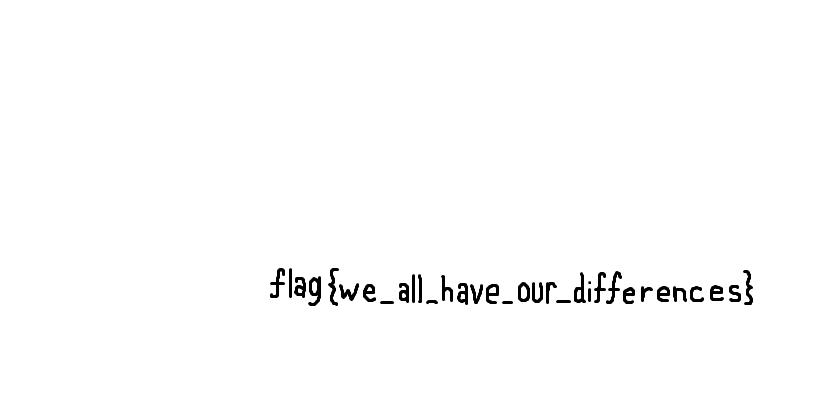
#> input picture problems/noisy/emptyflagged.png, 840 x 420 px
$ python gen.py   (Python 2 division)
#> lines starting #> are read from the running program, lines starting #| are printed output that depends on the picture
import Image, random

def randcol():
    return (random.randint(0, 255), random.randint(0, 255), random.randint(0, 255))

flag = Image.open('emptyflagged.png')
#> flag is the input picture: PIL image 840x420 RGB; min 0, max 255, mean 252.1
flag_pix = flag.load()
print flag.size
#| (840, 420)
out1 = Image.new('RGB', flag.size, 'white')
#> out1: PIL image 840x420 RGB; every value is 255
out1_pix = out1.load()
out2 = Image.new('RGB', flag.size, 'white')
out2_pix = out2.load()
wid = flag.size[0]
#> wid = 840
hei = flag.size[1]
#> hei = 420
for c in range(wid):
    for r in range(hei):
        toc = randcol()
        out1_pix[c,r] = toc
        if flag_pix[c,r] == (0, 0, 0):
            out2_pix[c,r] = toc
        else:
            out2_pix[c,r] = randcol()

out1.save('firstout.png')
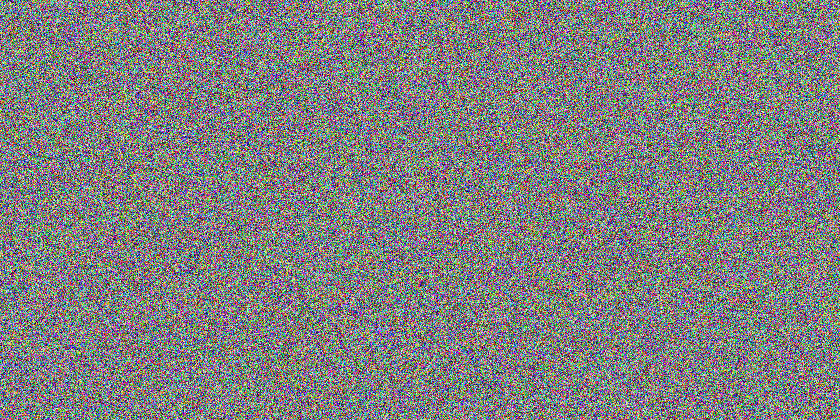
#> saved as firstout.png: PIL image 840x420 RGB; mean R, G, B 127.4, 127.4, 127.4
out2.save('secondout.png')
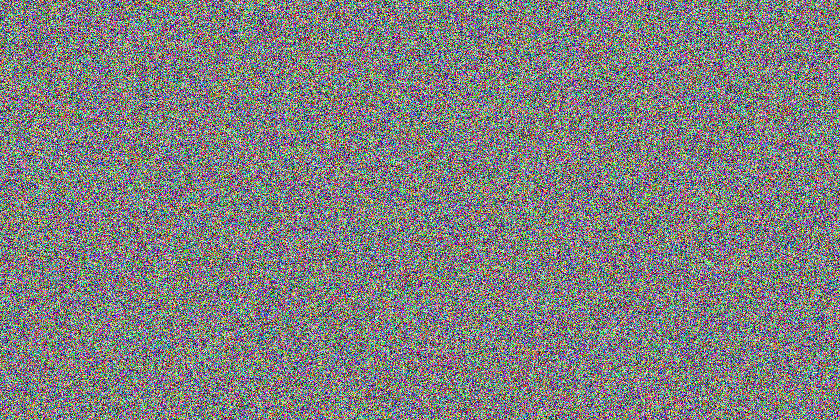
#> saved as secondout.png: PIL image 840x420 RGB; mean R, G, B 127.6, 127.5, 127.4
